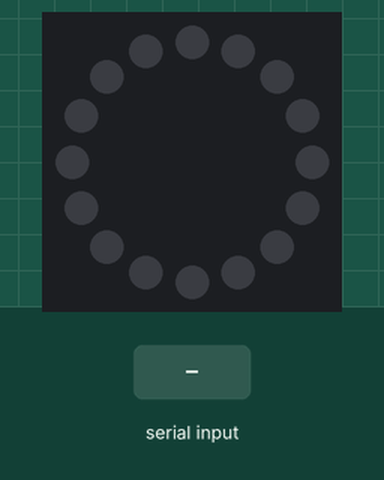
Bench run of a sketch on a simulated Arduino Uno, built with avr-gcc and run on an emulated ATmega328P. Shown: 16 RGB LEDs in a ring, first at the top, clockwise. The inputs (shaded band) are chosen by the test bench. Dim RGB values are drawn brighter than linear.

Above: at 1.2 s.
1.3 s: "90,45\n" received over Serial
At 2.0 s:
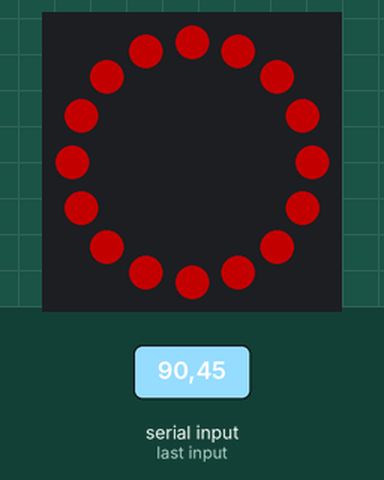
2.8 s: "30,150\n" received over Serial
Timing chart, 0 to 5.8 s (numbered marks = the images above; inputs shaded):
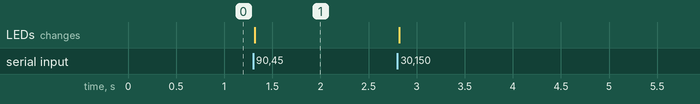

The sketch:

goodlight_firmware.ino
```cpp
#include <Adafruit_NeoPixel.h>

#define PIN 6

Adafruit_NeoPixel ring = Adafruit_NeoPixel(16, PIN, NEO_GRB + NEO_KHZ800);
int current_brightness = 0;
int current_temperature = 0;

void setup(){
  ring.begin();
  ring.show();
  Serial.begin(9600);
}

void loop(){

  while(Serial.available() > 0){
    int in_brightness = Serial.parseInt();
    int in_temperature = Serial.parseInt();

    if(Serial.read() == '\n'){
      current_brightness = in_brightness;
      current_temperature = in_temperature;
    }
  }

  ring.setBrightness(current_brightness);
  colorAll(tempToRGB(current_temperature));
}


void colorAll(uint32_t c) {
  for(uint16_t i=0; i<ring.numPixels(); i++) {
      ring.setPixelColor(i, c);
      ring.show();
  }
}


float tempToRGB(int t){

  float temp = t / 100;
  float red = 0;
  float green = 0;
  float blue = 0;


  if(temp <= 66){
    red = 255;
  } else {
    red = temp - 60;
    red = 329.698727446 * pow(red, -0.1332047592);

    if(red < 0)
      red = 0;

    if(red > 255)
      red = 255;
  }

  // calc green

  if(temp <= 66){
    green = temp;
    green = 99.4708025861 * log(green) - 161.1195681661;
  }else{
    green = temp - 60;
    green = 288.1221695283 * pow(green, -0.0755148492);
  }

    if(green < 0)
      green = 0;

    if(green > 255)
      green = 255;

  // calc blue
  if(temp >= 66){
    blue = 255;
  } else {
    if(temp <= 19){
      blue = 0;
    } else {
      blue = temp - 10;
      blue = 138.5177312231 * log(blue) - 305.0447927307;

      if(blue < 0)
        blue = 0;

      if(blue > 255)
        blue = 255;
    }
  }

  return ring.Color(red, green, blue);
}
```

Measured:
- after the input at 1.3 s, the LEDs: change at once (image 1)
